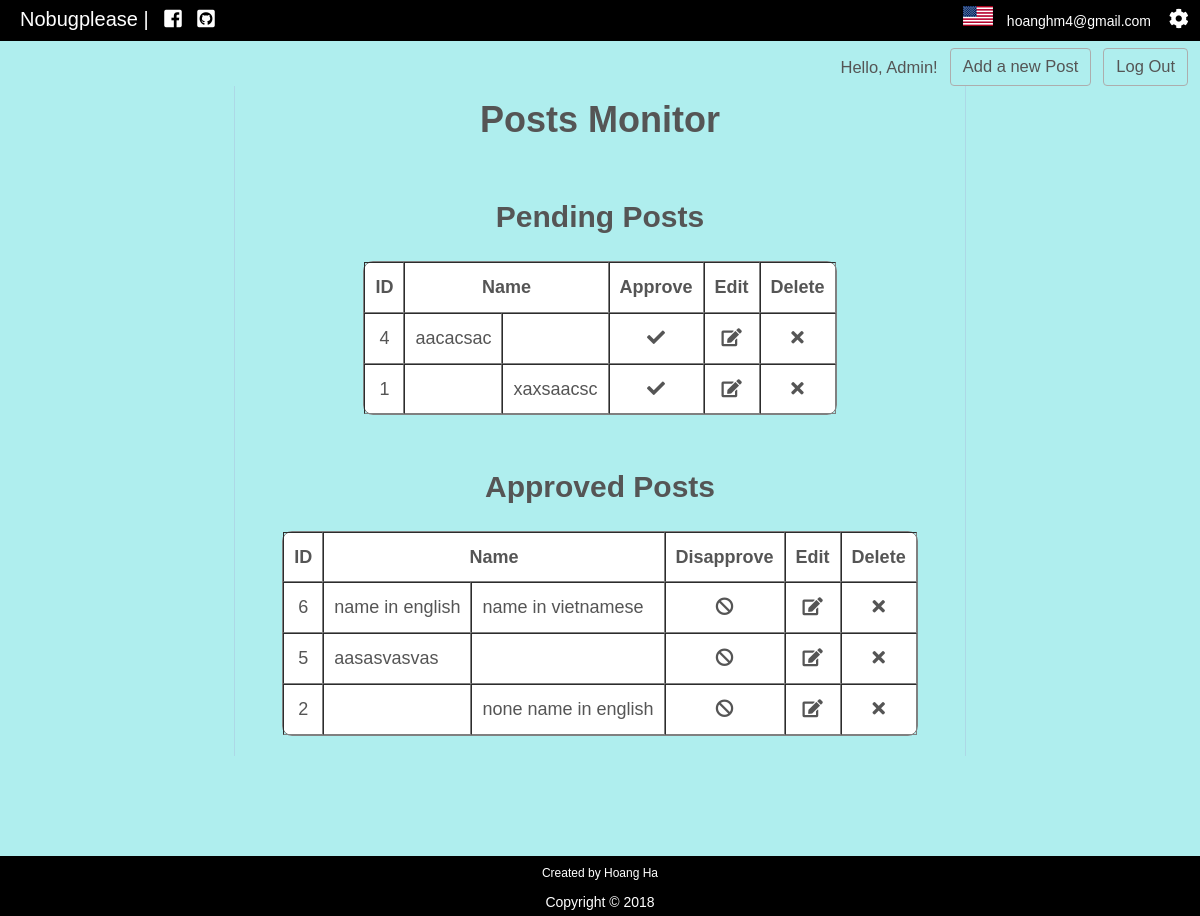
The page /posts_monitor (signed in) on the database its author committed.
### app/models.py (models this page shows, shortened)
class User(UserMixin, db.Model):
    __tablename__ = 'users'
    first_name = db.Column(db.String(64))
    last_name = db.Column(db.String(64))
    username = db.Column(db.String(64), unique=True)
    email = db.Column(db.Text)
    id = db.Column(db.Integer, primary_key=True)
    password_hash = db.Column(db.String(64))
    role_id = db.Column(db.Integer, db.ForeignKey('roles.id'))
    posts = db.relationship('Post', backref='uploader', lazy='dynamic')
    comments = db.relationship('Comment', backref='uploader', lazy='dynamic')
    pic = db.Column(db.Text)
    approved = db.Column(db.Boolean, default=False)
    @property
    def password(self):
        raise AttributeError('Password is not a readable attribute.')
    def can(self, permission):
        return self.role is not None and (self.role.permission > permission)
    def is_administrator(self):
        return self.role is not None and (self.role.permission > Permissions.full_control)

class Post(db.Model):
    __tablename__ = 'posts'
    name = db.Column(db.String(128))
    vie_name = db.Column(db.String(128))
    category_name = db.Column(db.String(64))
    id = db.Column(db.Integer, primary_key=True)
    uploaded_time = db.Column(db.String(64))
    uploader_id = db.Column(db.Integer, db.ForeignKey('users.id'))
    content = db.Column(db.Text)
    vie_content = db.Column(db.Text)
    category_id = db.Column(db.Integer, db.ForeignKey('categories.id'))
    comments = db.relationship('Comment', backref='post', lazy='dynamic')
    approved = db.Column(db.Boolean, default=False)

### app/main/views.py (the view)
@page.route('/posts_monitor')
@login_required
@admin_required
def posts_monitor():
    pending_posts = Post.query.filter_by(approved=False).order_by(Post.id.desc()).all()
    approved_posts = Post.query.filter_by(approved=True).order_by(Post.id.desc()).all()
    return render_template('back_end/posts_monitor.html', posts=pending_posts, approved_posts=approved_posts)

### app/__init__.py (called while the page is built)
def create_app(config_name):
    app = Flask(__name__)
    app.config.from_object(config[config_name])
    db.init_app(app)
    bootstrap.init_app(app)
    mail.init_app(app)
    from app.main import page as page_blueprint
    app.register_blueprint(page_blueprint)
    def generate_csrf_token():
        if '_csrf_token' not in session:
            random_string = ''
            for i in range(39):
                random_string += str(randint(0,10))
            session['_csrf_token'] = random_string
        return session['_csrf_token']
    app.jinja_env.globals['csrf_token'] = generate_csrf_token
    login_manager.init_app(app)
    @login_manager.user_loader
    def load_user(id):
        return User.query.get(id)
    return app

### app/models.py (called while the page is built)
def permission_required(permission):
    def decorator(f):
        @wraps(f)
        def decorated_function(*args, **kwargs):
            if not current_user.can(permission):
                abort(403)
            return f(*args, **kwargs)
        return decorated_function
    return decorator

### app/templates/back_end/posts_monitor.html (shortened to what this page needs)
{% extends "base.html" %}
{% block body %}
<div class="container">
        <h1 align="center" style="margin-bottom: 10%;"> Posts Monitor </h1>
        <h2 align="center"> Pending Posts </h2>
        <br>
        <table id="monitor-table" border="1">
            <thead>
                <tr>
                    <th>ID</th>
                    <th colspan="2">Name</th>
                    <th>Approve</th>
                    <th>Edit</th>
                    <th>Delete</th>
                </tr>
            </thead>
            <tbody>
                {% for post in posts %}
                <tr>
                    <td>{{post.id}}</td>
                    <td class="username-element">{{post.name}}</td>
                    <td class="username-element">{{post.vie_name}}</td>
                    <td><a href="{{url_for('page.approve_post', id=post.id)}}"><i class="fas fa-check"></i></a></td>
                    <td><a href="{{url_for('page.edit_post', id=post.id)}}"><i class="fas fa-edit"></i></a></td>
                    <td><a data-toggle="modal" data-target="#delete-post-{{post.id}}"><i class="fas fa-times"></i></a></td>
                </tr>
                {% endfor %}
            </tbody>
        </table>
        <br>
        <br>
        <h2 align="center"> Approved Posts </h2>
        <br>
        <table id="monitor-table" border="1">
            <thead>
                <tr>
                    <th>ID</th>
                    <th colspan="2">Name</th>
                    <th>Disapprove</th>
                    <th>Edit</th>
                    <th>Delete</th>
                </tr>
            </thead>
            <tbody>
                {% for post in approved_posts %}
                <tr>
                    <td>{{post.id}}</td>
                    <td class="username-element">{{post.name}}</td>
                    <td class="username-element">{{post.vie_name}}</td>
                    <td><a href="{{url_for('page.disapprove_post', id=post.id)}}"><i class="fas fa-ban"></i></a></td>
                    <td><a href="{{url_for('page.edit_post', id=post.id)}}"><i class="fas fa-edit"></i></a></td>
                    <td><a data-toggle="modal" data-target="#delete-post-{{post.id}}"><i class="fas fa-times"></i></a></td>
                </tr>
                {% endfor %}
            </tbody>
        </table>
    </div>
{% endblock %}

### app/templates/base.html (shortened to what this page needs)
<!DOCTYPE html>
<html lang="en">
<head>
    <link rel="stylesheet" type="text/css" href={{url_for('static', filename='css/bootstrap-utilities.css')}}>
    <link rel="stylesheet" type="text/css" href={{url_for('static', filename='css/bootstrap-btn.css')}}>
    <link rel="stylesheet" type="text/css" href={{url_for('static', filename='css/forms.css')}}>
    <link rel="stylesheet" type="text/css" href={{url_for('static', filename='css/style.css')}}>
    <link rel="stylesheet" href="https://use.fontawesome.com/releases/v5.0.13/css/all.css"
>
</head>
<body>
    <header id="main-header">
        <div id="fb-icon">
            <ul id="top-left-header">
                <li><a href="{{url_for('page.home')}}"> Nobugplease | </a> </li>
                <li><a href="https://www.facebook.com/100002207426125"> <i class="fab fa-facebook-square"></i> </a></li>
                <li><a href="https://github.com/hoanghm"> <i class="fab fa-github-square"></i> </a></li>
                <li><a href="mailto:hoanghm4@gmail.com"> <span id="email-icon"></span></a></li>
            </ul>
        </div>
        <div id="email-section">
            <div class="dropdown">
                {% if session.get('language') == 'vie' %}
                <span class="language-icon"><img class="flag-icon" src="{{url_for('static', filename='images/vn.png')}}"></span>
                <div class="dropdown-language">
                    <a href="{{url_for('page.change_language', lang='eng')}}"><img class="flag-icon" src="{{url_for('static', filename='images/us.png')}}"></a>
                </div>
                {% else %}
                <span class="language-icon"><img class="flag-icon" src="{{url_for('static', filename='images/us.png')}}"></span>
                {% endif %}
            </div>
            <a href="mailto:hoanghm4@gmail.com"> <span id="email-line">hoanghm4@gmail.com</span></a>
            {% if session.get('language') == 'vie' %}
                {% if current_user.is_authenticated %}
                <div class="dropdown">
                    <span id="settings-icon"><i class="fas fa-cog"></i></span>
                    <div class="dropdown-content" id="settings-dropdown">
                        <p style="color: lightblue"> Xin chào, {{current_user.username}}! </p>
                        {% if current_user.is_administrator() %}
                        <p><a href="{{url_for('page.monitor_users')}}"> Quản lý người dùng </a></p>
                        <p><a href="{{url_for('page.posts_monitor')}}"> Quản lý bài đăng </a></p>
                        {% endif %}
                        <p><a href="{{url_for('page.change_profile_pic')}}"> Quản lý Profile </a></p>
                        <p><a href="{{url_for('page.change_password')}}"> Đổi mật khẩu </a></p>
                        <p><a href="{{url_for('page.change_email')}}"> Đổi email khôi phục </a></p>
                    </div>
                </div>
                {% endif %}
            {% else %}
                {% if current_user.is_authenticated %}
                <div class="dropdown">
                    <span id="settings-icon"><i class="fas fa-cog"></i></span>
                </div>
                {% endif %}
            {% endif %}
        </div>
    </header>
        <ul id="login">
            {% if session.get('language') == 'vie' %}
                {% if current_user.is_authenticated %}
                    <li><a href="{{url_for('page.page_logout')}}"> <input class="btn btn-default" style="font-family: Calibri, sans-serif; font-size: 16.5px" type="button" value="Đăng xuất"> </a></li>
                    <li><a href="{{url_for('page.add_post')}}"> <input class="btn btn-default" style="font-family: Calibri, sans-serif; font-size: 16.5px" type="button" value="Thêm bài viết"> </a></li>
                    <li id="greeting-message"> Xin chào, {{current_user.username}}! </li>
                {% else %}
                <li><a href="{{url_for('page.signup')}}"> <input class="btn btn-default" style="font-family: Calibri, sans-serif; font-size: 16.5px" type="button" value="Đăng ký"> </a></li>
                <li id="login-button"><a href="{{url_for('page.page_login')}}"> Đăng nhập </a></li>
                {% endif %}
            {% else %}
                {% if current_user.is_authenticated %}
                    <li><a href="{{url_for('page.page_logout')}}"> <input class="btn btn-default" style="font-family: Calibri, sans-serif; font-size: 16.5px" type="button" value="Log Out"> </a></li>
                    <li><a href="{{url_for('page.add_post')}}"> <input class="btn btn-default" style="font-family: Calibri, sans-serif; font-size: 16.5px" type="button" value="Add a new Post"> </a></li>
                    <li id="greeting-message"> Hello, {{current_user.username}}! </li>
                {% else %}
                <li><a href="{{url_for('page.signup')}}"> <input class="btn btn-default" style="font-family: Calibri, sans-serif; font-size: 16.5px" type="button" value="Sign Up"> </a></li>
                <li id="login-button"><a href="{{url_for('page.page_login')}}"> Log in </a></li>
                {% endif %}
            {% endif %}
        </ul>
{% block body %}
{%- endblock body %}
<footer id="main-footer">
        <p>Created by <a href="https://www.facebook.com/100002207426125">Hoang Ha</a></p>
        <p id="copy-right">Copyright &copy; 2018</p>
</footer>
</body>
</html>

### app/static/css/forms.css (style rules this page uses)
#monitor-table { border-spacing: 0; margin: auto; background-color: white; border-radius: 10px; border: grey 1px solid; }
#monitor-table tbody tr td, #monitor-table thead tr th { padding: 10px; }
#monitor-table th, #monitor-table td, .posts-table td { padding: 5px 5px 0 0; text-align: center; }
#monitor-table .username-element, .posts-table .post-name-element { text-align: left; }

### app/static/css/style.css (style rules this page uses)
* { margin: 0; padding: 0; }
a { text-decoration: none; font-family: Calibri, Helvetica, sans-serif; color: #555; }
h2 { padding: 0; font-family: Calibri, sans-serif; font-weight: bold; font-size: 30px; }
body { background-color: paleturquoise; color:#555; font-family:Calibri, Helvetica, sans-serif; font-size:18px; line-height:1.6em; margin:0; padding: 0; }
#main-header { position: fixed; top: 0; width: 100%; background-color: black; font-size: 14px; padding: 5px 20px; margin:0; }
#fb-icon { text-align: left; display: inline; }
#fb-icon a { color: white; font-size: 20px; }
#top-left-header { list-style: none; display: inline; padding-left: 0; }
#top-left-header li { list-style: none; display: inline; padding-right: 10px; }
.language-icon { display: inline; margin-top: 20px; margin-right: 10px; }
#email-section { display: inline; float: right; margin-right: 2.6%; }
#email-line { font-family: Arial, sans-serif; }
#account-icon, #settings-icon { color: white; display: none; font-size: 20px; }
#settings-icon { margin-left: 10px; display: inline; }
#email-section a { color: white; }
#main-footer, #main-footer a { background-color: black; text-align: center; color: white; height: auto; padding-top: 3px; margin-top: 100px; margin-bottom: 0; font-size: 12px; font-family: Arial, sans-serif; }
#copy-right { font-size: 14px; }
#login, #comment-toolbar { list-style: none; margin-top: 3%; }
#login li, #comment-toolbar li { display: inline; padding-left: 0; float: right; font-size: 16.5px; margin-right: 12px; }
#greeting-message, #login-button { padding-top: 5px; }
.container, .comment-container { max-width: 690px; margin:auto; border-right: 1px lightblue solid; border-left: 1px lightblue solid; padding: 20px; color: #555; }
.dropdown { position: relative; display: inline-block; }
@media (max-width: 1400px) { #login { margin-top: 4%; } }

### rows shown on the page
User: username "Admin"
Post: id "4", name "aacacsac"
Post: id "1", vie_name "xaxsaacsc"
Post: id "6", name "name in english", vie_name "name in vietnamese"
Post: id "5", name "aasasvasvas"
Post: id "2", vie_name "none name in english"
